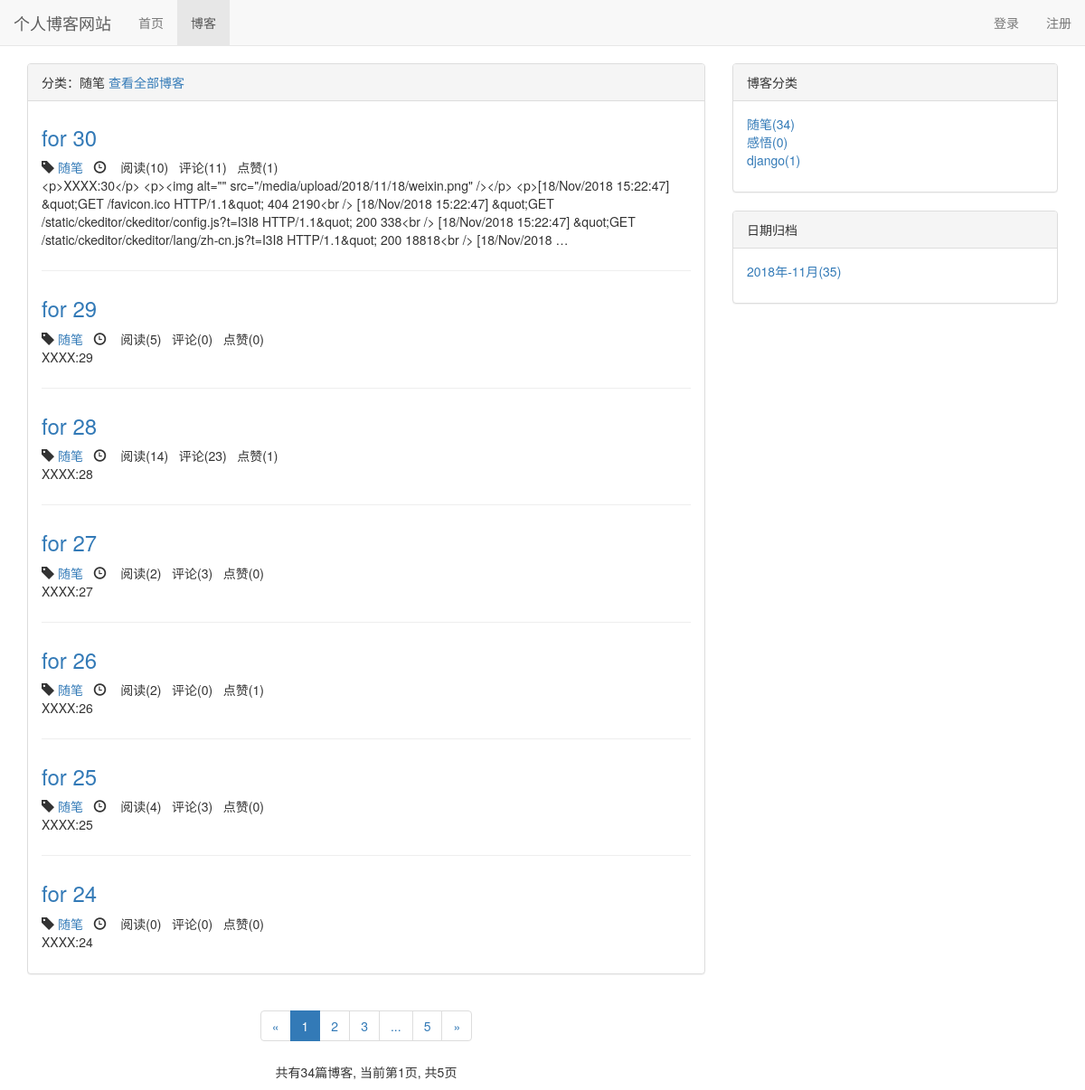
The page /blog/type/1 on the database as committed earlier.
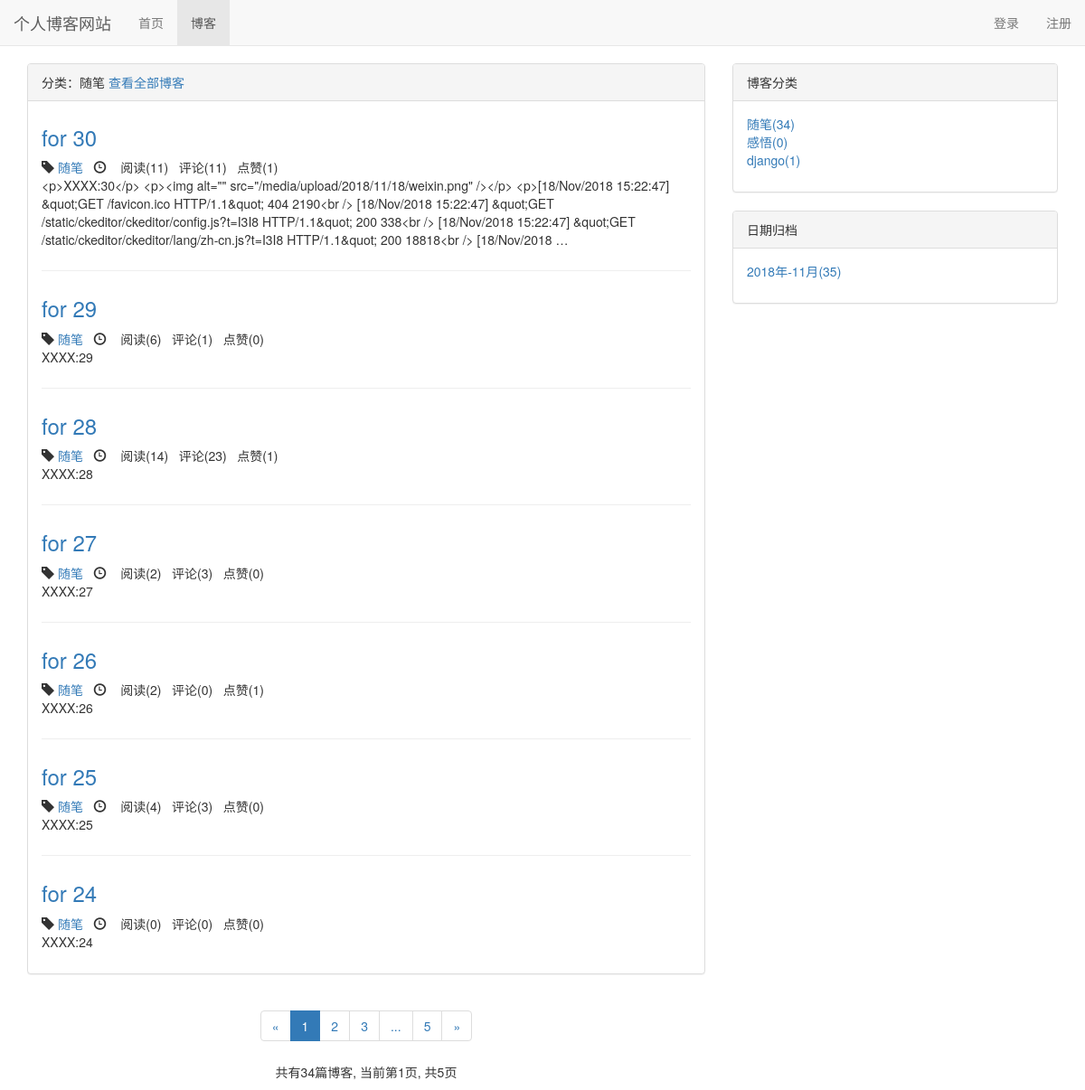
The same page on the database as committed later.
### blog/models.py (models this page shows, shortened)
class Blog(models.Model, ReadNumExpandMethod):
    title = models.CharField(max_length = 50)
    blog_type = models.ForeignKey(BlogType, on_delete=models.CASCADE)
    content = RichTextUploadingField()
    author = models.ForeignKey(User, on_delete=models.CASCADE)
    read_details = GenericRelation(ReadDetail)
    create_time = models.DateTimeField(auto_now_add=True)
    last_updated_time = models.DateTimeField(auto_now=True)
    class Meta:
        ordering = ["-create_time"]

class BlogType(models.Model):
    type_name = models.CharField(max_length=15)
    def __str__(self):
        return self.type_name

### read_statistics/models.py (models this page shows)
class ReadNum(models.Model):
    read_num = models.IntegerField(default=0)
    content_type = models.ForeignKey(ContentType, on_delete=models.CASCADE)
    object_id = models.PositiveIntegerField()
    content_object = GenericForeignKey('content_type', 'object_id')

### likes/models.py (models this page shows)
class LikeCount(models.Model):
    content_type = models.ForeignKey(ContentType, on_delete=models.CASCADE)
    object_id = models.PositiveIntegerField()
    content_object = GenericForeignKey('content_type', 'object_id')
    liked_num = models.IntegerField(default=0)

### blog/views.py (the view)
# urls.py: path('type/<int:blog_type_pk>', views.blogs_with_type, name="blogs_with_type"),
def blogs_with_type(request, blog_type_pk):
    blog_type = get_object_or_404(BlogType, id=blog_type_pk)
    blogs_all_list = Blog.objects.filter(blog_type=blog_type)
    context = get_blog_list_common_data(request, blogs_all_list)
    context['blog_type'] = blog_type
    return render(request, 'blog/blogs_with_type.html', context)

### comment/templatetags/comment_tags.py (called while the page is built)
@register.simple_tag
def get_comment_count(obj):
    content_type = ContentType.objects.get_for_model(obj)
    return Comment.objects.filter(content_type=content_type, object_id=obj.pk).count()

### likes/templatetags/likes_tags.py (called while the page is built)
@register.simple_tag
def get_like_count(obj):
    content_type = ContentType.objects.get_for_model(obj)
    like_count, created = LikeCount.objects.get_or_create(content_type=content_type, object_id=obj.pk)
    return like_count.liked_num

### read_statistics/models.py (called while the page is built)
    def get_read_num(self):
        try:
            ct = ContentType.objects.get_for_model(self)
            readnum = ReadNum.objects.get(content_type=ct, object_id=self.pk)
            return readnum.read_num
        except exceptions.ObjectDoesNotExist:
            return 0

### user/context_processors.py (called while the page is built)
def login_modal_form(request):
    return {'login_modal_form': LoginForm()}

### blog/templates/blog/blogs_with_type.html (shortened to what this page needs)
{% extends 'blog/blog_list.html' %}
{% block blog_list_title %}
    分类：{{ blog_type.type_name }}
    <a href="{% url 'blog:blog_list' %}">查看全部博客</a>
{% endblock %}

### blog/templates/blog/blog_list.html (shortened to what the changed rows need)
{% extends 'base.html' %}
{%load staticfiles%}
{% load comment_tags %}
{% load likes_tags %}
{% block header_extends%}
    <link rel="stylesheet" href="{% static 'blog/blog.css' %}">
{% endblock %}
{% block content %}
    <div class="container">
        <div class="row">
            <div class="col-xs-12 col-sm-8 col-md-8 col-lg-8">
                <div class="panel panel-default">
                      <div class="panel-body">
                            {% for blog in blogs %}
                                <div class="blog">
                                    <h3><a href="{% url 'blog:blog_detail' blog.pk %}">
                                    {{ blog.title }}
                                    </a></h3>
                                    <p class="blog-info">
	                                    <span class="glyphicon glyphicon-tag"></span> <a href="{% url 'blog:blogs_with_type' blog.blog_type.pk %}">{{ blog.blog_type }}</a>&nbsp;&nbsp;
	                                    <span class="glyphicon glyphicon-time"></span> {{ blog.created_time|date:"Y-m-d" }}&nbsp;&nbsp;
	                                    阅读({{ blog.get_read_num }})&nbsp;&nbsp;
	                                    评论({% get_comment_count blog %})&nbsp;&nbsp;
	                                    点赞({% get_like_count blog %})
                                    </p>
                                    <p>{{ blog.content | truncatewords:30 }}</p>
                                </div>
                            {% empty %}
                                <div class="blog">
                                    <p>暂无博客,敬请期待</p>
                                </div>
                            {% endfor %}
                      </div>
                </div>
            </div>
        </div>
    </div>
{% endblock %}

Rows that differ between the two databases and show on the page:
changed through a linked row, Blog "for 30": get_read_num "10" → "11"
changed through a linked row, Blog "for 29": get_read_num "5" → "6"; id "0" → "1"
